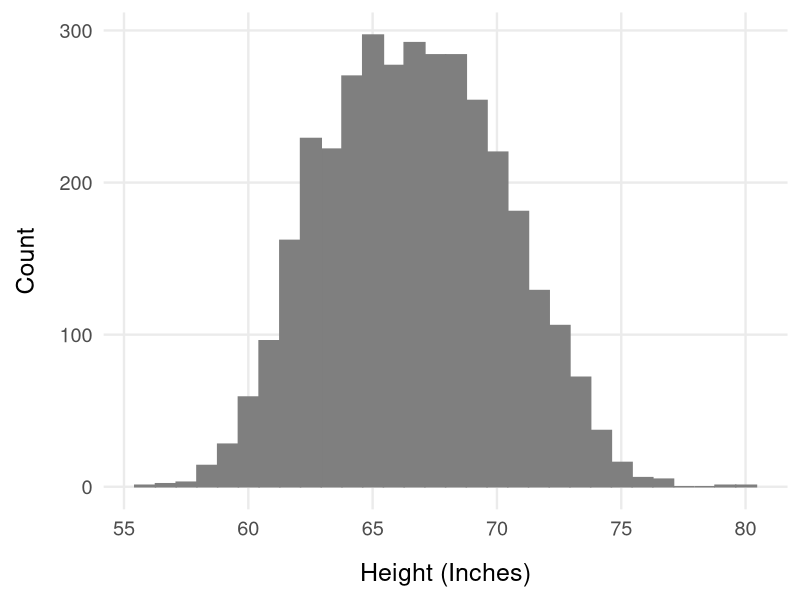
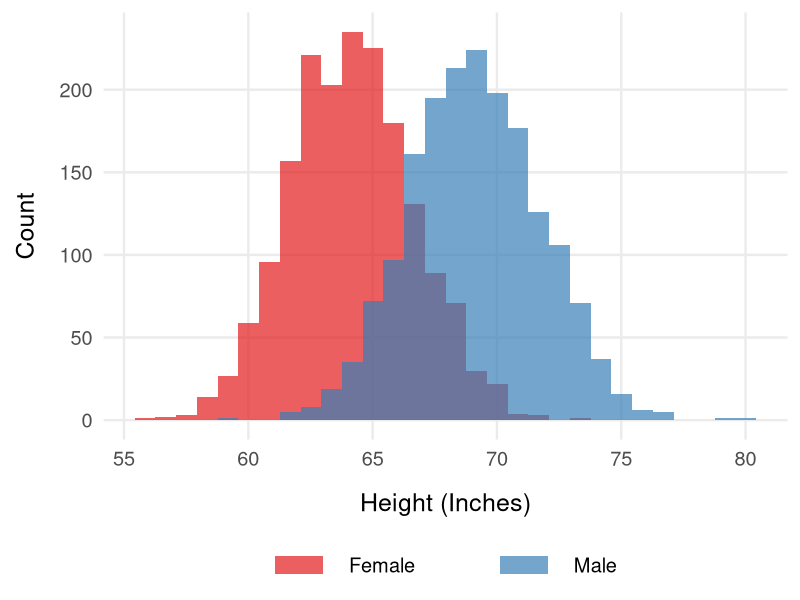

Write R code to recreate these figures, in order.
#
# Create a histogram of height data from the 1988 Army Anthropometric Survey.
#
# Data: http://mreed.umtri.umich.edu/mreed/downloads.html
#
# Nate Craig
#

data_dir <- '~/Documents/Courses/MBA 6273 Design/Datasets/ANSUR Heights'

library(tidyverse)
library(RColorBrewer)


# Load data --------------------------------------------------------------------

setwd(data_dir)

female <- read.delim('ansur_women.txt', check.names = FALSE)
male <- read.delim('ansur_men.txt', check.names = FALSE)

# There are more females than males (2,208 vs 1,774), in the original data. 
# Sample the females to avoid a potentially confusing visualization.
female <- sample_n(female, nrow(male))

# Combine the female and male data.
dat <- rbind(female, male) %>%
  mutate(height = STATURE * 0.0393701,  # Convert millimeters to inches.
         sex = ifelse(GENDER == 1, 'Male', 'Female')) %>%
  select(height, sex)

# Output data  
write.csv(dat, file = 'ANSUR Heights.csv')

# Plot genders combined --------------------------------------------------------

m <- margin(t = 1, r = 1, b = .15, l = .15, unit = 'lines')  # Axis title margin

gg <- ggplot(dat, aes(x = height))

# Setting fill and border color improves appearance in some PDF viewers.
gg <- gg + geom_histogram(fill = 'grey50', color = 'grey50')

gg <- gg + xlab('Height (Inches)') + ylab('Count')

gg <- gg + theme_bw(base_size = 18)
gg <- gg + theme(axis.title.x = element_text(margin = m),
                 axis.title.y = element_text(margin = m),
                 axis.ticks = element_blank(),
                 panel.border = element_blank(),
                 panel.grid.minor = element_blank())

ggsave('ANSUR Heights.pdf', gg, width = 8, height = 5)


# Plot genders separately ------------------------------------------------------

# Add spaces for padding in legend.
padvals <- head(sort(unique(dat$sex)), -1)
dat <- dat %>%
  mutate(sex = ifelse(sex %in% padvals,
                      paste0('  ', sex, strrep(' ', 12)),
                      paste0('  ', sex)))

gg <- ggplot(dat, aes(x = height, fill = sex))
gg <- gg + geom_histogram(position = 'identity', alpha = 0.7)

gg <- gg + scale_fill_brewer(palette = 'Set1')

gg <- gg + xlab('Height (Inches)') + ylab('Count')

gg <- gg + theme_bw(base_size = 18)
gg <- gg + theme(axis.title.x = element_text(margin = m),
                 axis.title.y = element_text(margin = m),
                 axis.ticks = element_blank(),
                 panel.border = element_blank(),
                 panel.grid.minor = element_blank(),
                 legend.position = 'bottom')

gg <- gg + guides(fill = guide_legend(title = NULL, direction = 'horizontal',
                                      keywidth = unit(2.5, 'lines'),
                                      keyheight = unit(1, 'lines')))

ggsave('ANSUR Heights by Gender.pdf', gg, width = 8, height = 5)
